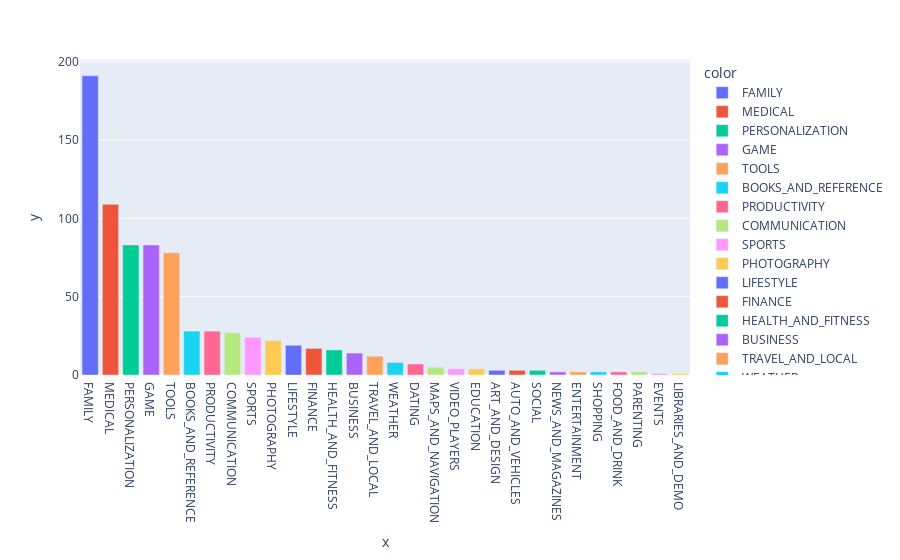

Notebook source saved alongside this figure:
### Markdown cell above
# Which categories are of Type paid?

### Code cell
paid_data = data[data.Type=='Paid']
px.bar(paid_data,x = paid_data['Category'].value_counts().index, y = paid_data['Category'].value_counts().values, color = paid_data['Category'].value_counts().index)

### Figure 1 — Plotly figure (JSON) as saved in the notebook; plotly's stock layout.template omitted (floating-point values rounded to 4 significant figures)
{"data": [{"alignmentgroup": "True", "hovertemplate": "color=FAMILY<br>x=%{x}<br>y=%{y}<extra></extra>", "legendgroup": "FAMILY", "marker": {"color": "#636efa", "pattern": {"shape": ""}}, "name": "FAMILY", "offsetgroup": "FAMILY", "orientation": "v", "showlegend": true, "textposition": "auto", "type": "bar", "x": ["FAMILY"], "xaxis": "x", "y": [191], "yaxis": "y"}, {"alignmentgroup": "True", "hovertemplate": "color=MEDICAL<br>x=%{x}<br>y=%{y}<extra></extra>", "legendgroup": "MEDICAL", "marker": {"color": "#EF553B", "pattern": {"shape": ""}}, "name": "MEDICAL", "offsetgroup": "MEDICAL", "orientation": "v", "showlegend": true, "textposition": "auto", "type": "bar", "x": ["MEDICAL"], "xaxis": "x", "y": [109], "yaxis": "y"}, {"alignmentgroup": "True", "hovertemplate": "color=PERSONALIZATION<br>x=%{x}<br>y=%{y}<extra></extra>", "legendgroup": "PERSONALIZATION", "marker": {"color": "#00cc96", "pattern": {"shape": ""}}, "name": "PERSONALIZATION", "offsetgroup": "PERSONALIZATION", "orientation": "v", "showlegend": true, "textposition": "auto", "type": "bar", "x": ["PERSONALIZATION"], "xaxis": "x", "y": [83], "yaxis": "y"}, {"alignmentgroup": "True", "hovertemplate": "color=GAME<br>x=%{x}<br>y=%{y}<extra></extra>", "legendgroup": "GAME", "marker": {"color": "#ab63fa", "pattern": {"shape": ""}}, "name": "GAME", "offsetgroup": "GAME", "orientation": "v", "showlegend": true, "textposition": "auto", "type": "bar", "x": ["GAME"], "xaxis": "x", "y": [83], "yaxis": "y"}, {"alignmentgroup": "True", "hovertemplate": "color=TOOLS<br>x=%{x}<br>y=%{y}<extra></extra>", "legendgroup": "TOOLS", "marker": {"color": "#FFA15A", "pattern": {"shape": ""}}, "name": "TOOLS", "offsetgroup": "TOOLS", "orientation": "v", "showlegend": true, "textposition": "auto", "type": "bar", "x": ["TOOLS"], "xaxis": "x", "y": [78], "yaxis": "y"}, {"alignmentgroup": "True", "hovertemplate": "color=BOOKS_AND_REFERENCE<br>x=%{x}<br>y=%{y}<extra></extra>", "legendgroup": "BOOKS_AND_REFERENCE", "marker": {"color": "#19d3f3", "pattern": {"shape": ""}}, "name": "BOOKS_AND_REFERENCE", "offsetgroup": "BOOKS_AND_REFERENCE", "orientation": "v", "showlegend": true, "textposition": "auto", "type": "bar", "x": ["BOOKS_AND_REFERENCE"], "xaxis": "x", "y": [28], "yaxis": "y"}, {"alignmentgroup": "True", "hovertemplate": "color=PRODUCTIVITY<br>x=%{x}<br>y=%{y}<extra></extra>", "legendgroup": "PRODUCTIVITY", "marker": {"color": "#FF6692", "pattern": {"shape": ""}}, "name": "PRODUCTIVITY", "offsetgroup": "PRODUCTIVITY", "orientation": "v", "showlegend": true, "textposition": "auto", "type": "bar", "x": ["PRODUCTIVITY"], "xaxis": "x", "y": [28], "yaxis": "y"}, {"alignmentgroup": "True", "hovertemplate": "color=COMMUNICATION<br>x=%{x}<br>y=%{y}<extra></extra>", "legendgroup": "COMMUNICATION", "marker": {"color": "#B6E880", "pattern": {"shape": ""}}, "name": "COMMUNICATION", "offsetgroup": "COMMUNICATION", "orientation": "v", "showlegend": true, "textposition": "auto", "type": "bar", "x": ["COMMUNICATION"], "xaxis": "x", "y": [27], "yaxis": "y"}, {"alignmentgroup": "True", "hovertemplate": "color=SPORTS<br>x=%{x}<br>y=%{y}<extra></extra>", "legendgroup": "SPORTS", "marker": {"color": "#FF97FF", "pattern": {"shape": ""}}, "name": "SPORTS", "offsetgroup": "SPORTS", "orientation": "v", "showlegend": true, "textposition": "auto", "type": "bar", "x": ["SPORTS"], "xaxis": "x", "y": [24], "yaxis": "y"}, {"alignmentgroup": "True", "hovertemplate": "color=PHOTOGRAPHY<br>x=%{x}<br>y=%{y}<extra></extra>", "legendgroup": "PHOTOGRAPHY", "marker": {"color": "#FECB52", "pattern": {"shape": ""}}, "name": "PHOTOGRAPHY", "offsetgroup": "PHOTOGRAPHY", "orientation": "v", "showlegend": true, "textposition": "auto", "type": "bar", "x": ["PHOTOGRAPHY"], "xaxis": "x", "y": [22], "yaxis": "y"}, {"alignmentgroup": "True", "hovertemplate": "color=LIFESTYLE<br>x=%{x}<br>y=%{y}<extra></extra>", "legendgroup": "LIFESTYLE", "marker": {"color": "#636efa", "pattern": {"shape": ""}}, "name": "LIFESTYLE", "offsetgroup": "LIFESTYLE", "orientation": "v", "showlegend": true, "textposition": "auto", "type": "bar", "x": ["LIFESTYLE"], "xaxis": "x", "y": [19], "yaxis": "y"}, {"alignmentgroup": "True", "hovertemplate": "color=FINANCE<br>x=%{x}<br>y=%{y}<extra></extra>", "legendgroup": "FINANCE", "marker": {"color": "#EF553B", "pattern": {"shape": ""}}, "name": "FINANCE", "offsetgroup": "FINANCE", "orientation": "v", "showlegend": true, "textposition": "auto", "type": "bar", "x": ["FINANCE"], "xaxis": "x", "y": [17], "yaxis": "y"}, {"alignmentgroup": "True", "hovertemplate": "color=HEALTH_AND_FITNESS<br>x=%{x}<br>y=%{y}<extra></extra>", "legendgroup": "HEALTH_AND_FITNESS", "marker": {"color": "#00cc96", "pattern": {"shape": ""}}, "name": "HEALTH_AND_FITNESS", "offsetgroup": "HEALTH_AND_FITNESS", "orientation": "v", "showlegend": true, "textposition": "auto", "type": "bar", "x": ["HEALTH_AND_FITNESS"], "xaxis": "x", "y": [16], "yaxis": "y"}, {"alignmentgroup": "True", "hovertemplate": "color=BUSINESS<br>x=%{x}<br>y=%{y}<extra></extra>", "legendgroup": "BUSINESS", "marker": {"color": "#ab63fa", "pattern": {"shape": ""}}, "name": "BUSINESS", "offsetgroup": "BUSINESS", "orientation": "v", "showlegend": true, "textposition": "auto", "type": "bar", "x": ["BUSINESS"], "xaxis": "x", "y": [14], "yaxis": "y"}, {"alignmentgroup": "True", "hovertemplate": "color=TRAVEL_AND_LOCAL<br>x=%{x}<br>y=%{y}<extra></extra>", "legendgroup": "TRAVEL_AND_LOCAL", "marker": {"color": "#FFA15A", "pattern": {"shape": ""}}, "name": "TRAVEL_AND_LOCAL", "offsetgroup": "TRAVEL_AND_LOCAL", "orientation": "v", "showlegend": true, "textposition": "auto", "type": "bar", "x": ["TRAVEL_AND_LOCAL"], "xaxis": "x", "y": [12], "yaxis": "y"}, {"alignmentgroup": "True", "hovertemplate": "color=WEATHER<br>x=%{x}<br>y=%{y}<extra></extra>", "legendgroup": "WEATHER", "marker": {"color": "#19d3f3", "pattern": {"shape": ""}}, "name": "WEATHER", "offsetgroup": "WEATHER", "orientation": "v", "showlegend": true, "textposition": "auto", "type": "bar", "x": ["WEATHER"], "xaxis": "x", "y": [8], "yaxis": "y"}, {"alignmentgroup": "True", "hovertemplate": "color=DATING<br>x=%{x}<br>y=%{y}<extra></extra>", "legendgroup": "DATING", "marker": {"color": "#FF6692", "pattern": {"shape": ""}}, "name": "DATING", "offsetgroup": "DATING", "orientation": "v", "showlegend": true, "textposition": "auto", "type": "bar", "x": ["DATING"], "xaxis": "x", "y": [7], "yaxis": "y"}, {"alignmentgroup": "True", "hovertemplate": "color=MAPS_AND_NAVIGATION<br>x=%{x}<br>y=%{y}<extra></extra>", "legendgroup": "MAPS_AND_NAVIGATION", "marker": {"color": "#B6E880", "pattern": {"shape": ""}}, "name": "MAPS_AND_NAVIGATION", "offsetgroup": "MAPS_AND_NAVIGATION", "orientation": "v", "showlegend": true, "textposition": "auto", "type": "bar", "x": ["MAPS_AND_NAVIGATION"], "xaxis": "x", "y": [5], "yaxis": "y"}, {"alignmentgroup": "True", "hovertemplate": "color=VIDEO_PLAYERS<br>x=%{x}<br>y=%{y}<extra></extra>", "legendgroup": "VIDEO_PLAYERS", "marker": {"color": "#FF97FF", "pattern": {"shape": ""}}, "name": "VIDEO_PLAYERS", "offsetgroup": "VIDEO_PLAYERS", "orientation": "v", "showlegend": true, "textposition": "auto", "type": "bar", "x": ["VIDEO_PLAYERS"], "xaxis": "x", "y": [4], "yaxis": "y"}, {"alignmentgroup": "True", "hovertemplate": "color=EDUCATION<br>x=%{x}<br>y=%{y}<extra></extra>", "legendgroup": "EDUCATION", "marker": {"color": "#FECB52", "pattern": {"shape": ""}}, "name": "EDUCATION", "offsetgroup": "EDUCATION", "orientation": "v", "showlegend": true, "textposition": "auto", "type": "bar", "x": ["EDUCATION"], "xaxis": "x", "y": [4], "yaxis": "y"}, {"alignmentgroup": "True", "hovertemplate": "color=ART_AND_DESIGN<br>x=%{x}<br>y=%{y}<extra></extra>", "legendgroup": "ART_AND_DESIGN", "marker": {"color": "#636efa", "pattern": {"shape": ""}}, "name": "ART_AND_DESIGN", "offsetgroup": "ART_AND_DESIGN", "orientation": "v", "showlegend": true, "textposition": "auto", "type": "bar", "x": ["ART_AND_DESIGN"], "xaxis": "x", "y": [3], "yaxis": "y"}, {"alignmentgroup": "True", "hovertemplate": "color=AUTO_AND_VEHICLES<br>x=%{x}<br>y=%{y}<extra></extra>", "legendgroup": "AUTO_AND_VEHICLES", "marker": {"color": "#EF553B", "pattern": {"shape": ""}}, "name": "AUTO_AND_VEHICLES", "offsetgroup": "AUTO_AND_VEHICLES", "orientation": "v", "showlegend": true, "textposition": "auto", "type": "bar", "x": ["AUTO_AND_VEHICLES"], "xaxis": "x", "y": [3], "yaxis": "y"}, {"alignmentgroup": "True", "hovertemplate": "color=SOCIAL<br>x=%{x}<br>y=%{y}<extra></extra>", "legendgroup": "SOCIAL", "marker": {"color": "#00cc96", "pattern": {"shape": ""}}, "name": "SOCIAL", "offsetgroup": "SOCIAL", "orientation": "v", "showlegend": true, "textposition": "auto", "type": "bar", "x": ["SOCIAL"], "xaxis": "x", "y": [3], "yaxis": "y"}, {"alignmentgroup": "True", "hovertemplate": "color=NEWS_AND_MAGAZINES<br>x=%{x}<br>y=%{y}<extra></extra>", "legendgroup": "NEWS_AND_MAGAZINES", "marker": {"color": "#ab63fa", "pattern": {"shape": ""}}, "name": "NEWS_AND_MAGAZINES", "offsetgroup": "NEWS_AND_MAGAZINES", "orientation": "v", "showlegend": true, "textposition": "auto", "type": "bar", "x": ["NEWS_AND_MAGAZINES"], "xaxis": "x", "y": [2], "yaxis": "y"}, {"alignmentgroup": "True", "hovertemplate": "color=ENTERTAINMENT<br>x=%{x}<br>y=%{y}<extra></extra>", "legendgroup": "ENTERTAINMENT", "marker": {"color": "#FFA15A", "pattern": {"shape": ""}}, "name": "ENTERTAINMENT", "offsetgroup": "ENTERTAINMENT", "orientation": "v", "showlegend": true, "textposition": "auto", "type": "bar", "x": ["ENTERTAINMENT"], "xaxis": "x", "y": [2], "yaxis": "y"}, {"alignmentgroup": "True", "hovertemplate": "color=SHOPPING<br>x=%{x}<br>y=%{y}<extra></extra>", "legendgroup": "SHOPPING", "marker": {"color": "#19d3f3", "pattern": {"shape": ""}}, "name": "SHOPPING", "offsetgroup": "SHOPPING", "orientation": "v", "showlegend": true, "textposition": "auto", "type": "bar", "x": ["SHOPPING"], "xaxis": "x", "y": [2], "yaxis": "y"}, {"alignmentgroup": "True", "hovertemplate": "color=FOOD_AND_DRINK<br>x=%{x}<br>y=%{y}<extra></extra>", "legendgroup": "FOOD_AND_DRINK", "marker": {"color": "#FF6692", "pattern": {"shape": ""}}, "name": "FOOD_AND_DRINK", "offsetgroup": "FOOD_AND_DRINK", "orientation": "v", "showlegend": true, "textposition": "auto", "type": "bar", "x": ["FOOD_AND_DRINK"], "xaxis": "x", "y": [2], "yaxis": "y"}, {"alignmentgroup": "True", "hovertemplate": "color=PARENTING<br>x=%{x}<br>y=%{y}<extra></extra>", "legendgroup": "PARENTING", "marker": {"color": "#B6E880", "pattern": {"shape": ""}}, "name": "PARENTING", "offsetgroup": "PARENTING", "orientation": "v", "showlegend": true, "textposition": "auto", "type": "bar", "x": ["PARENTING"], "xaxis": "x", "y": [2], "yaxis": "y"}, {"alignmentgroup": "True", "hovertemplate": "color=EVENTS<br>x=%{x}<br>y=%{y}<extra></extra>", "legendgroup": "EVENTS", "marker": {"color": "#FF97FF", "pattern": {"shape": ""}}, "name": "EVENTS", "offsetgroup": "EVENTS", "orientation": "v", "showlegend": true, "textposition": "auto", "type": "bar", "x": ["EVENTS"], "xaxis": "x", "y": [1], "yaxis": "y"}, {"alignmentgroup": "True", "hovertemplate": "color=LIBRARIES_AND_DEMO<br>x=%{x}<br>y=%{y}<extra></extra>", "legendgroup": "LIBRARIES_AND_DEMO", "marker": {"color": "#FECB52", "pattern": {"shape": ""}}, "name": "LIBRARIES_AND_DEMO", "offsetgroup": "LIBRARIES_AND_DEMO", "orientation": "v", "showlegend": true, "textposition": "auto", "type": "bar", "x": ["LIBRARIES_AND_DEMO"], "xaxis": "x", "y": [1], "yaxis": "y"}], "layout": {"barmode": "relative", "legend": {"title": {"text": "color"}, "tracegroupgap": 0}, "margin": {"t": 60}, "xaxis": {"anchor": "y", "domain": [0, 1], "title": {"text": "x"}}, "yaxis": {"anchor": "x", "domain": [0, 1], "title": {"text": "y"}}}}
